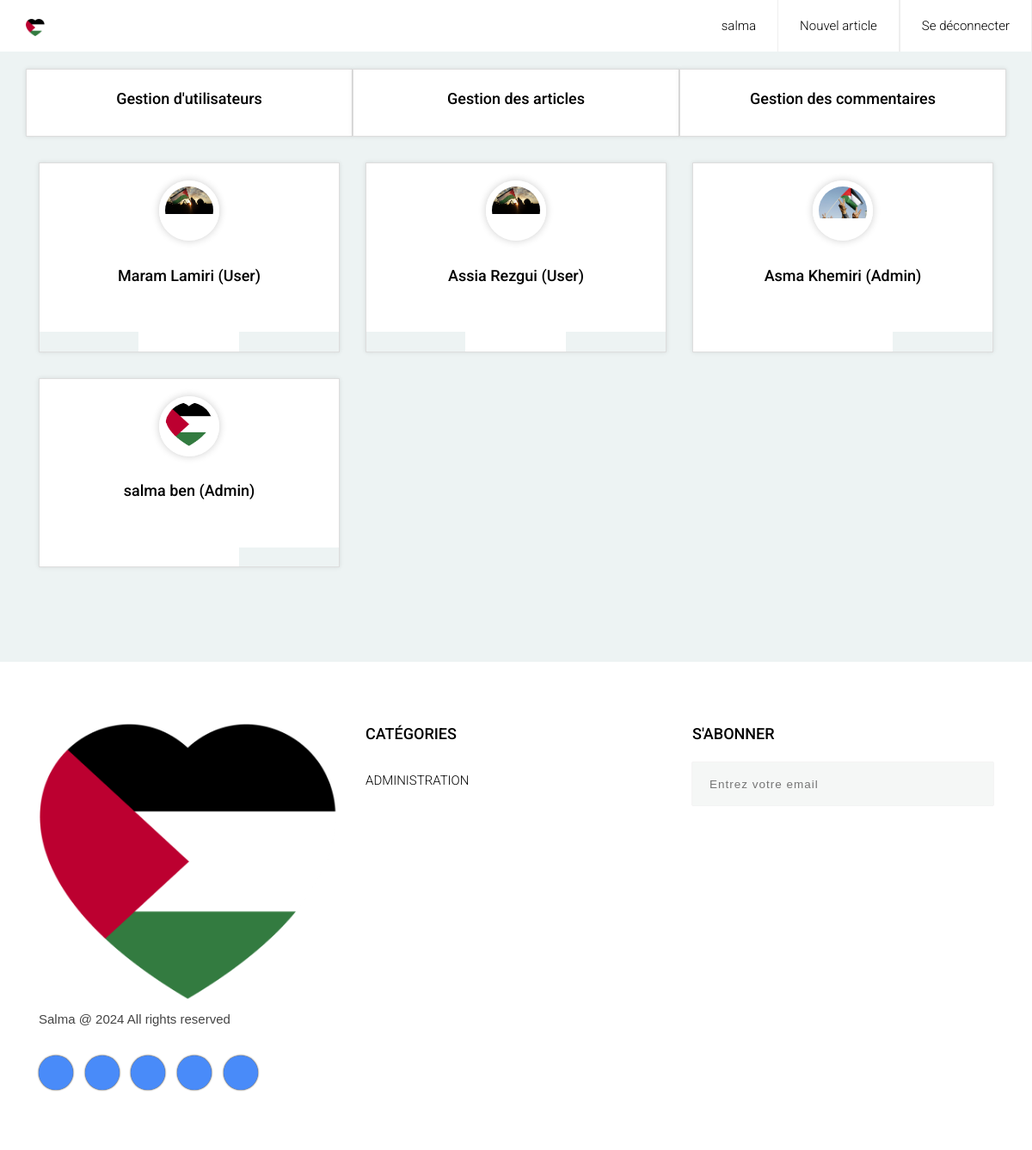
Page /admin&userManagement (signed in) on the committed database.
### tables this page shows
CREATE TABLE IF NOT EXISTS `user` (
  `id` int NOT NULL AUTO_INCREMENT,
  `firstName` varchar(64) NOT NULL,
  `lastName` varchar(64) NOT NULL,
  `email` varchar(64) NOT NULL,
  `password` varchar(64) NOT NULL,
  `role` int NOT NULL DEFAULT '0',
  `picture` varchar(255) DEFAULT NULL,
  `dateCreated` date NOT NULL,
  `dateUpdated` date DEFAULT NULL,
  PRIMARY KEY (`id`)
);

### index.php (called while the page is built, shortened)
<?php
$router = new Router();
$router->routeReq();
?>

### models/Model.php (called while the page is built, shortened)
<?php
abstract class Model
{
    protected static $bdd;
    private static function setBdd()
    {
        self::$bdd = new PDO('mysql:host=localhost;dbname=blog','root','');
        self::$bdd->setAttribute(PDO::ATTR_ERRMODE, PDO::ERRMODE_WARNING);
    }
    protected function getBdd()
    {
        if (self::$bdd == null) {
            return self::$bdd;
        }
    }
}

### models/UserManager.php (called while the page is built, shortened)
<?php
class UserManager extends Model
{
    public function getAllUsers()
    {
        return $this->getAllUsersList('user');
    }
    private function getAllUsersList($table)
    {
        $result = [];
        $req = self::$bdd->prepare("SELECT * FROM $table ORDER BY id desc");
        $req->execute();
        while ($data = $req->fetch(PDO::FETCH_ASSOC)) {
            $result[] = $data;
        }
        return $result;
    }
}

### views/viewUserManagement.php (the view)
<?php include 'extensions/adminMenu.php' ?>
<section class="blog-area section admin-manager-section">
	<div class="container">
		<div class="row">
            <?php foreach ($users as $user): ?>
            <div class="col-lg-4 col-md-6">
                <div class="card h-100">
                    <div class="single-post post-style-1">
                        <div class="blog-image manager-user-image"></div>
                        <a class="avatar" href="#"><img src=<?= isset($user['picture']) ? "public/uploads/".$user['picture'] : "public/images/defaut-img-home.jpg" ?> alt="Photo de profil"></a>
                        <div class="blog-info">
                            <h4 class="title"><a href="#"><b><?= $user['firstName'] .' '. $user['lastName'] ?> (<?= $user['role'] == 1 ? 'Admin' : 'User' ?>)</b></a></h4>
                            <ul class="post-footer">
                                <?php if ($user['role'] == 0) { ?>
                                    <li><a href="admin&modifyUser&id=<?= $user['id'] ?>" title="Passer en Admin"><ion-icon name="person-add"></ion-icon></a></li>
                                <?php } ?>
                                <li><a href="admin&deleteUser&id=<?= $user['id'] ?>" onclick="return confirm('Voulez-vous supprimer définitivement ce compte ?')" title="Supprimer"><ion-icon name="trash"></ion-icon></a></li>
                            </ul>
                        </div>
                    </div>
                </div>
		    </div>
            <?php endforeach ?>
        </div>
	</div>
</section>

### public/layout-1/css/styles.css (style rules this page uses)
html { font-size: 100%; height: 100%; overflow-x: hidden; touch-action: manipulation; }
body { font-size: 15px; font-family: 'Roboto', sans-serif; width: 100%; height: 100%; margin: 0; font-weight: 300; -webkit-font-smoothing: antialiased; -moz-osx-font-smoothing: grayscale; word-wrap: break-word; background: #EDF3F3; color: #000; }
h1, h2, h3, h4, h5, h6, p, a, ul, span, li, img { margin: 0; padding: 0; font-weight: 300; }
h1,h2,h3,h4,h5,h6 { line-height: 1.5; }
h4 { font-size: 1.2em; }
a, button { display: inline-block; text-decoration: none; color: inherit; transition: all .3s; }
b { font-weight: 500; }
img { width: 100%; }
li { list-style: none; display: inline-block; }
.section { padding: 70px 0 40px; }
.card { background: transparent; border: 0; }
.blog-area .row div[class^="col"] { margin-bottom: 30px; }
.blog-area { text-align: center; background: #EDF3F3; }
.blog-area .single-post { height: 100%; position: relative; padding-bottom: 45px; overflow: hidden; box-shadow: 0px 0px 5px rgba(0,0,0,.1); border: 1px solid #ddd; background: #fff; }
.blog-area .single-post .title { padding: 20px 30px 30px; }
.single-post .avatar { margin: 0 auto; margin-top: -40px; width: 70px; height: 70px; overflow: hidden; z-index: 10; border-radius: 100px; position: relative; border: 7px solid #fff; box-shadow: 0px 0px 10px rgba(0,0,0,.2); }
.single-post .post-footer { position: absolute; bottom: 0; left: 0; right: 0; text-align: center; }
.single-post .post-footer > li { width: 33.33%; display: inline-block; border-right: 1px solid #fff; background: #EDF3F3; }
.single-post .post-footer > li:first-child { float: left; }
.single-post .post-footer > li:last-child { border: 0px; float: right; }
.post-style-1 .blog-image { max-height: 200px; overflow: hidden; }

### public/single-post-3/css/styles.css (style rules this page uses)
html { font-size: 100%; height: 100%; overflow-x: hidden; touch-action: manipulation; }
body { font-size: 15px; font-family: 'Roboto', sans-serif; width: 100%; height: 100%; margin: 0; font-weight: 300; -webkit-font-smoothing: antialiased; -moz-osx-font-smoothing: grayscale; word-wrap: break-word; background: #EDF3F3; color: #000; }
h1, h2, h3, h4, h5, h6, p, a, ul, span, li, img { margin: 0; padding: 0; font-weight: 300; }
h1,h2,h3,h4,h5,h6 { line-height: 1.5; }
h4 { font-size: 1.2em; }
a, button { display: inline-block; text-decoration: none; color: inherit; transition: all .3s; }
b { font-weight: 500; }
img { width: 100%; }
li { list-style: none; display: inline-block; }
.section { padding: 70px 0 40px; }
.card { background: transparent; border: 0; }
.single-post .avatar { margin: 0 auto; margin-top: -40px; width: 70px; height: 70px; overflow: hidden; z-index: 10; border-radius: 100px; position: relative; border: 7px solid #fff; box-shadow: 0px 0px 10px rgba(0,0,0,.2); }
.single-post .post-footer { position: absolute; bottom: 0; left: 0; right: 0; text-align: center; }
.single-post .post-footer > li { width: 33.33%; display: inline-block; border-right: 1px solid #fff; background: #EDF3F3; }
.single-post .post-footer > li:first-child { float: left; }
.single-post .post-footer > li:last-child { border: 0px; float: right; }

### public/css/style.css (style rules this page uses)
.admin-manager-section { padding: 0px 0 40px; }
.manager-user-image { padding: 30px !important; }

### rows in the picture
user: firstName "Maram", lastName "Lamiri", role "User"
user: firstName "Assia", lastName "Rezgui", role "User"
user: picture (placeholder picture), firstName "Asma", lastName "Khemiri", role "Admin"
user: picture (picture), firstName "salma", lastName "ben", role "Admin"

### other values in the picture
$_SESSION['firstName'] "salma"
